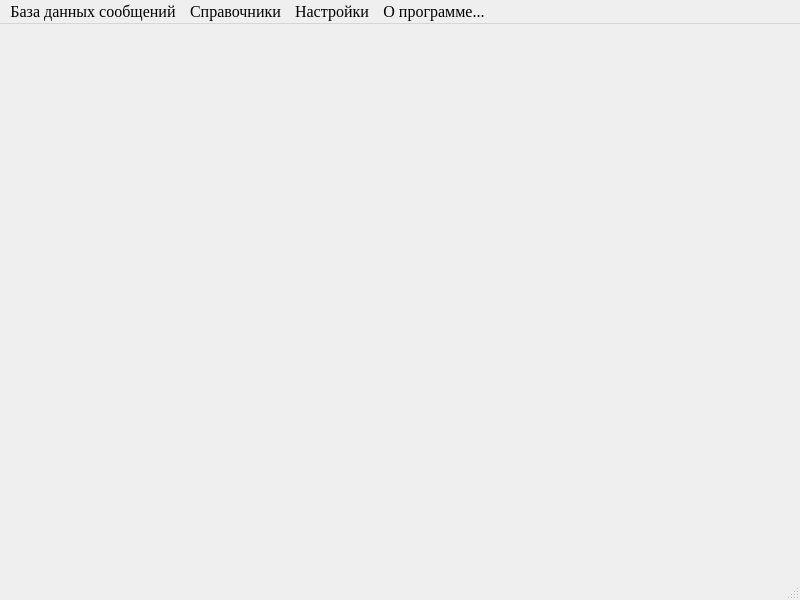
<?xml version="1.0" encoding="UTF-8"?>
<ui version="4.0">
 <class>MainWindow</class>
 <widget class="QMainWindow" name="MainWindow">
  <property name="geometry">
   <rect>
    <x>0</x>
    <y>0</y>
    <width>800</width>
    <height>600</height>
   </rect>
  </property>
  <property name="minimumSize">
   <size>
    <width>800</width>
    <height>600</height>
   </size>
  </property>
  <property name="font">
   <font>
    <family>Times New Roman</family>
    <pointsize>12</pointsize>
   </font>
  </property>
  <property name="windowTitle">
   <string>Регистрация ЭП Цитрин</string>
  </property>
  <widget class="QWidget" name="centralwidget">
   <layout class="QVBoxLayout" name="verticalLayout">
    <item>
     <layout class="QVBoxLayout" name="verticalLayout_2">
      <property name="sizeConstraint">
       <enum>QLayout::SetMaximumSize</enum>
      </property>
     </layout>
    </item>
   </layout>
  </widget>
  <widget class="QStatusBar" name="statusbar"/>
  <widget class="QMenuBar" name="menuBar">
   <property name="geometry">
    <rect>
     <x>0</x>
     <y>0</y>
     <width>800</width>
     <height>21</height>
    </rect>
   </property>
   <widget class="QMenu" name="menu">
    <property name="title">
     <string>База данных сообщений</string>
    </property>
    <addaction name="action_3"/>
    <addaction name="action_4"/>
   </widget>
   <widget class="QMenu" name="menu_3">
    <property name="title">
     <string>Справочники</string>
    </property>
    <addaction name="action_2"/>
   </widget>
   <widget class="QMenu" name="menu_4">
    <property name="title">
     <string>Настройки</string>
    </property>
   </widget>
   <widget class="QMenu" name="menu_5">
    <property name="title">
     <string>О программе...</string>
    </property>
    <addaction name="action"/>
    <addaction name="action_Qt"/>
   </widget>
   <addaction name="menu"/>
   <addaction name="menu_3"/>
   <addaction name="menu_4"/>
   <addaction name="menu_5"/>
  </widget>
  <action name="action">
   <property name="text">
    <string>Информация о продукте</string>
   </property>
  </action>
  <action name="action_Qt">
   <property name="text">
    <string>Информация о Qt</string>
   </property>
  </action>
  <action name="action_2">
   <property name="text">
    <string>Адреса</string>
   </property>
  </action>
  <action name="action_3">
   <property name="text">
    <string>Отправленные сообщения</string>
   </property>
  </action>
  <action name="action_4">
   <property name="text">
    <string>Принятые сообщения</string>
   </property>
  </action>
 </widget>
 <resources/>
 <connections/>
</ui>
